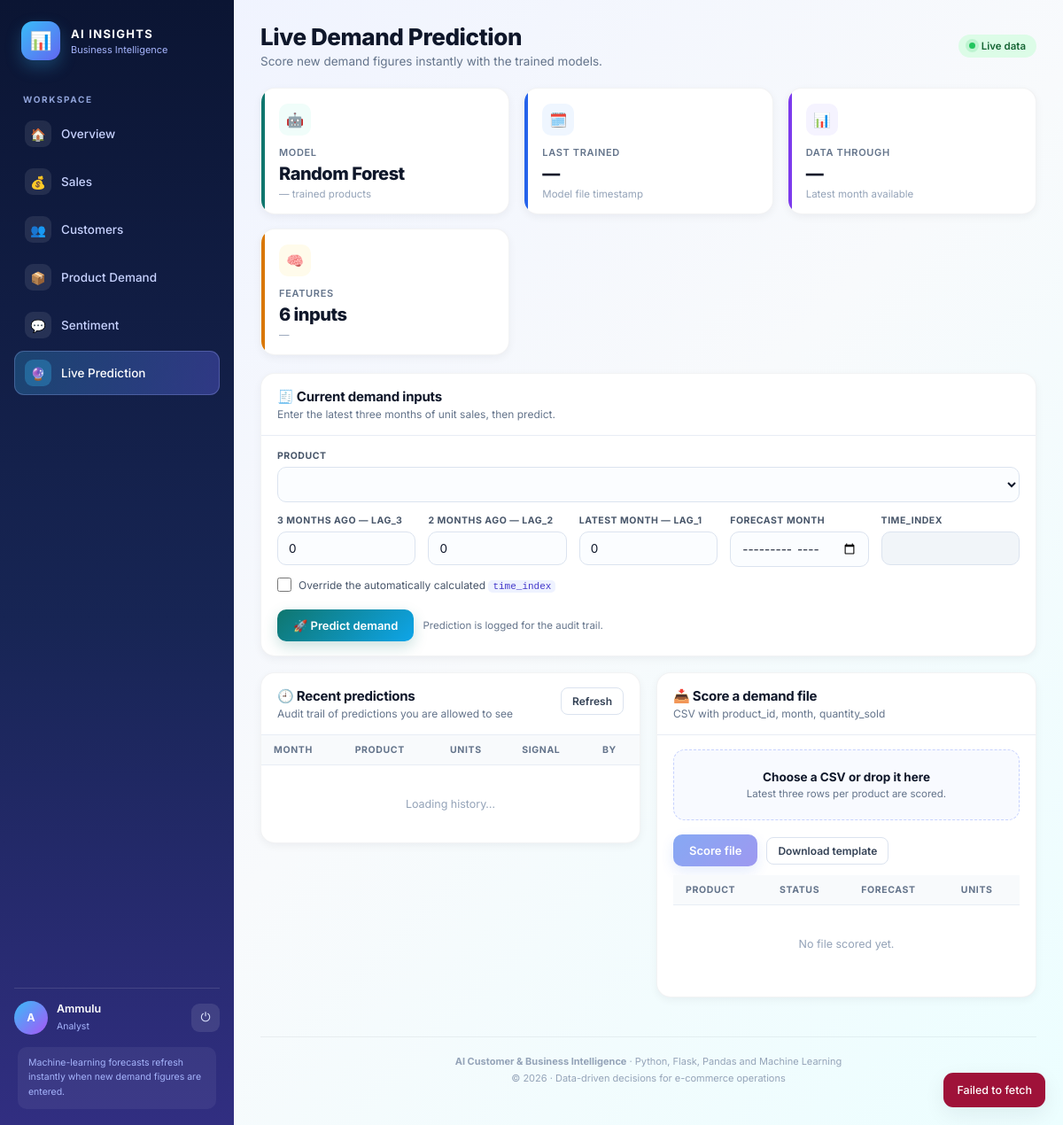
Page /live (signed in) on the committed database.
### backend/routes/routes/models.py (models this page shows, shortened)
class User(db.Model):
    __tablename__ = "users"
    id = db.Column(db.Integer, primary_key=True)
    name = db.Column(db.String(120), nullable=False)
    email = db.Column(db.String(255), unique=True, nullable=False, index=True)
    password_hash = db.Column(db.String(255), nullable=False)
    role = db.Column(db.String(20), nullable=False, default="analyst")
    is_active = db.Column(db.Boolean, nullable=False, default=True)
    created_at = db.Column(db.DateTime, nullable=False, default=utcnow)
    last_login_at = db.Column(db.DateTime)
    predictions = db.relationship(
        "PredictionLog",
        back_populates="user",
        lazy="dynamic",
    )
    @property
    def is_admin(self):
        return self.role == "admin"
    @property
    def initials(self):
        parts = [p for p in (self.name or "").split() if p]
        if not parts:
            return (self.email or "?")[0].upper()
        if len(parts) == 1:
            return parts[0][0].upper()
        return (parts[0][0] + parts[-1][0]).upper()

### backend/routes/routes/views.py (the view)
@bp.get("/live")
@login_required
def live():
    return _page(
        "live.html",
        "Live Demand Prediction",
        "Score new demand figures instantly with the trained models.",
    )

### backend/routes/routes/security.py (called while the page is built, shortened)
def get_csrf_token():
    token = session.get("_csrf_token")
    if not token:
        token = secrets.token_urlsafe(32)
        session["_csrf_token"] = token
    return token

def validate_csrf():
    if request.method in SAFE_METHODS:
        return None

def load_current_user():
    user_id = session.get("user_id")
    user = db.session.get(User, user_id) if user_id else None
    if user is not None and not user.is_active:
        session.clear()
        user = None
    g.user = user

def login_required(view):
    @wraps(view)
    def wrapped(*args, **kwargs):
        return view(*args, **kwargs)
    return wrapped

### backend/routes/routes/views.py (called while the page is built)
def _page(template, title, subtitle, **context):
    return render_template(
        template,
        page_title=title,
        page_subtitle=subtitle,
        **context,
    )

### frontend/templates/live.html (shortened to what this page needs)
{% extends "base.html" %}
{% block content %}
<div class="kpi-grid">
  <article class="kpi kpi-teal">
    <div class="kpi-icon">🤖</div>
    <span class="kpi-label">Model</span>
    <strong class="kpi-value" style="font-size:20px">Random Forest</strong>
    <span class="kpi-sub" id="liveModelProducts">— trained products</span>
  </article>
  <article class="kpi kpi-blue">
    <div class="kpi-icon">🗓️</div>
    <span class="kpi-label">Last trained</span>
    <strong class="kpi-value" id="liveTrainedAt" style="font-size:20px">—</strong>
    <span class="kpi-sub">Model file timestamp</span>
  </article>
  <article class="kpi kpi-purple">
    <div class="kpi-icon">📊</div>
    <span class="kpi-label">Data through</span>
    <strong class="kpi-value" id="liveDataThrough" style="font-size:20px">—</strong>
    <span class="kpi-sub">Latest month available</span>
  </article>
  <article class="kpi kpi-amber">
    <div class="kpi-icon">🧠</div>
    <span class="kpi-label">Features</span>
    <strong class="kpi-value" style="font-size:20px">6 inputs</strong>
    <span class="kpi-sub" id="liveFeatures">—</span>
  </article>
</div>
<section class="panel">
  <div class="panel-head">
    <div>
      <h2>🧾 Current demand inputs</h2>
      <p>Enter the latest three months of unit sales, then predict.</p>
    </div>
  </div>
  <div class="panel-body">
    <div class="form-grid form-grid-5">
      <div class="field field-span">
        <label for="liveProduct">Product</label>
        <select id="liveProduct"></select>
      </div>
      <div class="field">
        <label for="lag3">3 months ago — lag_3</label>
        <input id="lag3" type="number" min="0" step="1" value="0">
      </div>
      <div class="field">
        <label for="lag2">2 months ago — lag_2</label>
        <input id="lag2" type="number" min="0" step="1" value="0">
      </div>
      <div class="field">
        <label for="lag1">Latest month — lag_1</label>
        <input id="lag1" type="number" min="0" step="1" value="0">
      </div>
      <div class="field">
        <label for="forecastMonth">Forecast month</label>
        <input id="forecastMonth" type="month">
      </div>
      <div class="field">
        <label for="timeIndex">time_index</label>
        <input id="timeIndex" type="number" min="0" step="1" disabled>
      </div>
    </div>
    <label class="checkbox-row" for="tiOverride">
      <input id="tiOverride" type="checkbox">
      <span>Override the automatically calculated <code>time_index</code></span>
    </label>
    <div class="form-actions">
      <button class="btn btn-teal" id="predictBtn" type="button">🚀 Predict demand</button>
      <span class="small muted" id="predictHint">Prediction is logged for the audit trail.</span>
    </div>
  </div>
</section>
<div class="grid-2-equal">
  <section class="panel">
    <div class="panel-head">
      <div>
        <h2>🕘 Recent predictions</h2>
        <p>Audit trail of predictions you are allowed to see</p>
      </div>
      <button class="btn btn-ghost btn-sm" id="refreshHistory" type="button">Refresh</button>
    </div>
    <div class="panel-body flush">
      <div class="table-wrap" style="max-height:360px">
        <table class="data">
          <thead>
            <tr><th>Month</th><th>Product</th><th>Units</th><th>Signal</th><th>By</th></tr>
          </thead>
          <tbody id="predictionHistoryBody">
            <tr><td colspan="5"><div class="empty">Loading history…</div></td></tr>
          </tbody>
        </table>
      </div>
    </div>
  </section>
  <section class="panel">
    <div class="panel-head">
      <div>
        <h2>📥 Score a demand file</h2>
        <p>CSV with product_id, month, quantity_sold</p>
      </div>
    </div>
    <div class="panel-body">
      <label class="dropzone" id="batchDrop" for="batchFile">
        <strong id="batchDropTitle">Choose a CSV or drop it here</strong>
        <p id="batchDropHint">Latest three rows per product are scored.</p>
      </label>
      <div class="form-actions">
        <button class="btn btn-primary" id="batchBtn" type="button" disabled>
          Score file
        </button>
        <button class="btn btn-ghost btn-sm" id="templateBtn" type="button">
          Download template
        </button>
      </div>
      <div class="table-wrap" style="max-height:280px;margin-top:10px">
        <table class="data">
          <thead>
            <tr><th>Product</th><th>Status</th><th>Forecast</th><th>Units</th></tr>
          </thead>
          <tbody id="batchBody">
            <tr><td colspan="4"><div class="empty">No file scored yet.</div></td></tr>
          </tbody>
        </table>
      </div>
    </div>
  </section>
</div>
{% endblock %}

### frontend/templates/base.html (shortened to what this page needs)
<!DOCTYPE html>
<html lang="en">
<head>
  <link rel="stylesheet" href="{{ url_for('static', filename='css/style.css') }}">
</head>
<body>
  <div class="app-shell">
    <aside class="sidebar" id="sidebar">
      <div class="brand">
        <div class="brand-mark">📊</div>
        <div>
          <h2>AI Insights</h2>
          <p>Business Intelligence</p>
        </div>
      </div>
      <div class="nav-section-label">Workspace</div>
      <nav>
        {% for item in nav_items %}
          <a class="nav-link {% if request.endpoint == item.endpoint %}active{% endif %}"
             href="{{ url_for(item.endpoint) }}">
            <span class="nav-icon">{{ item.icon }}</span>
            <span>{{ item.label }}</span>
          </a>
        {% endfor %}
      </nav>
      <div class="sidebar-footer">
        <div class="user-card">
          <div class="avatar">{{ current_user.initials }}</div>
          <div class="user-meta">
            <strong title="{{ current_user.name }}">{{ current_user.name }}</strong>
            <span>{{ current_user.role }}</span>
          </div>
          <form class="logout-form" method="post" action="{{ url_for('auth.logout') }}">
            <button class="logout-btn" type="submit" title="Sign out" aria-label="Sign out">⏻</button>
          </form>
        </div>
        <div class="sidebar-note">
          Machine-learning forecasts refresh instantly when new demand
          figures are entered.
        </div>
      </div>
    </aside>
    <main class="main">
      <header class="topbar">
        <div class="topbar-title">
          <h1>{{ page_title }}</h1>
          <p>{{ page_subtitle }}</p>
        </div>
        <div class="topbar-meta">
          <span class="live-pill">Live data</span>
        </div>
      </header>
      <div class="page">
        {% block content %}{% endblock %}
      </div>
      <footer class="footer">
        <strong>{{ app_name }}</strong> · Python, Flask, Pandas and Machine Learning<br>
        © {{ current_year }} · Data-driven decisions for e-commerce operations
      </footer>
    </main>
  </div>
</body>
</html>

### rows in the picture
User: initials "A", name "Ammulu", role "Analyst"

### other values in the picture
{{ item.icon }} "🏠" "💰" "👥" "📦" "💬" "🔮"
{{ item.label }} "Overview" "Sales" "Customers" "Product Demand" "Sentiment" "Live Prediction"
{{ page_title }} "Live Demand Prediction"
{{ page_subtitle }} "Score new demand figures instantly with the trained models."
{{ app_name }} "AI Customer & Business Intelligence"
